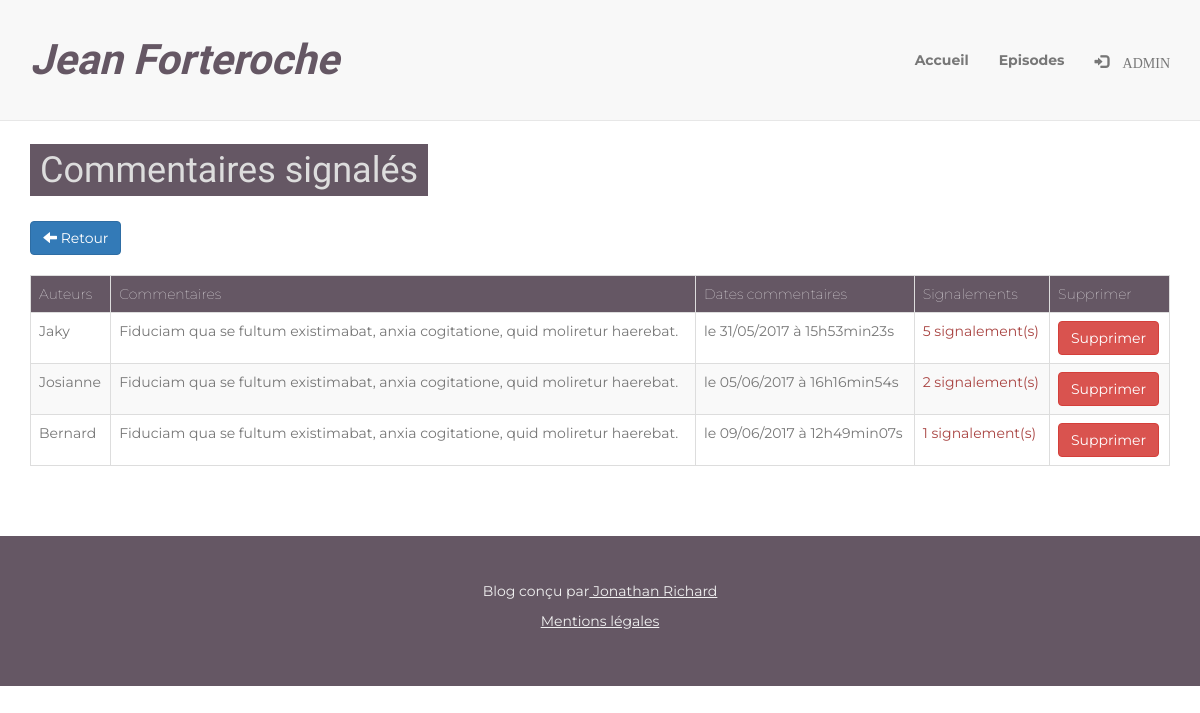
Screenshot of /blog/commentairesSignales (signed in) with the database file from the repository.
### tables this page shows
CREATE TABLE `comments` (
  `id` int(11) NOT NULL,
  `articleId` int(11) NOT NULL,
  `author` varchar(100) NOT NULL,
  `comment` text NOT NULL,
  `alert` int(11) NOT NULL,
  `date` datetime NOT NULL
);

### blog/controllers/controllerCommentairesSignales.php (called while the page is built, shortened)
<?php
$modelComment = new ModelComment($bdd);
$alertComments = $modelComment->getAlertComments();
require_once('views/viewCommentairesSignales.php');

### blog/index.php (called while the page is built, shortened)
<?php
require_once('controllers/router.php');

### blog/models/ModelComment.php (called while the page is built, shortened)
<?php
class ModelComment
{
    private $_bdd;
    public function getAlertComments()
    {
        $alertComments = [];
        $req = $this->_bdd->prepare('SELECT id, author, comment, alert, DATE_FORMAT(date, \'%d/%m/%Y à %Hh%imin%ss\') AS commentDate FROM comments WHERE alert > 0 ORDER BY alert DESC');
        $req->execute();
        while($data = $req->fetch(PDO::FETCH_ASSOC))
        {
            $alertComments[] = new Comment($data);
        }
        return $alertComments;
    }
    public function setBdd(PDO $bdd)
    {
        $this->_bdd = $bdd;
    }
}

### blog/models/Comment.php (called while the page is built, shortened)
<?php
class Comment
{
    private $_author;
    private $_comment;
    private $_alert;
    private $_commentDate;
    public function hydrate(array $data)
    {
        foreach($data as $key => $value)
        {
            $method = 'set'.ucfirst($key);
        }
    }
    public function author()
    {
        return $this->_author;
    }
    public function comment()
    {
        return $this->_comment;
    }
    public function alert()
    {
        return $this->_alert;
    }
    public function commentDate()
    {
        return $this->_commentDate;
    }
    public function setId($id)
    {
        $id = (int) $id;
    }
    public function setAuthor($author)
    {
        if(is_string($author))
            $this->_author = $author;
    }
    public function setComment($comment)
    {
        if(is_string($comment))
            $this->_comment = $comment;
    }
    public function setAlert($alert)
    {
        $alert = (int) $alert;
        if($alert >= 0)
            $this->_alert = $alert;
    }
    public function setCommentDate($commentDate)
    {
        $this->_commentDate = $commentDate;
    }
}

### blog/views/viewCommentairesSignales.php (the view, shortened to what this page needs)
<?php require_once('views/header.php'); ?>
        </header>
        <section id="commentaires-signales" class="container">
            <h1><span>Commentaires signalés</span></h1>
            <br />
            <a href="admin" class="btn btn-primary"><span class="glyphicon glyphicon-arrow-left"></span> Retour</a>
            <br /><br />
            <article>
                <table class="table table-striped table-bordered">
                    <tr>
                        <th>Auteurs</th>
                        <th>Commentaires</th>
                        <th>Dates commentaires</th>
                        <th>Signalements</th>
                        <th>Supprimer</th>
                    </tr>
                    <?php
                    foreach($alertComments as $alertComment): ?>
                        <tr>
                            <td><?= ucfirst($alertComment->author()) ?></td>
                            <td><?= $alertComment->comment() ?></td>
                            <td>le <?= $alertComment->commentDate() ?></td>
                            <td class="text-danger"><?= $alertComment->alert() ?> signalement(s)</td>
                            <form action="commentairesSignales" method="post">
                                <td><input type="submit" name="delete" class="btn btn-danger" value="Supprimer" onclick="return(confirm('Etes-vous sûr de cette action ?'));" /></td>
                            </form>
                        </tr>
                    <?php endforeach; ?>
                </table>
            </article>
        </section>
<?php require_once('views/footer.php'); ?>

### blog/content/style.css (style rules this page uses)
body { font-family: 'Montserrat', sans-serif; color: #777; }
h1, h2 { color: #655764; }
span { font-family: 'Parisienne', cursive; }
a:link, a:hover, a:visited { text-decoration: none; }
section h1 span, article h1 span { background-color: #655764; color: #ddd; padding: 5px 10px; }
#mentions, #admin, #ajouter, #modifier, #lire-article, #commentaires-signales, #password { margin-top: 130px; }
table th { background-color: #655764; color: #fff; font-weight: 100; }

### rows the page displays
comments: author "Jaky", comment "Fiduciam qua se fultum existimabat, anxia cogitatione, quid moliretur haerebat.", commentDate "31/05/2017 à 15h53min23s", alert "5"
comments: author "Josianne", comment "Fiduciam qua se fultum existimabat, anxia cogitatione, quid moliretur haerebat.", commentDate "05/06/2017 à 16h16min54s", alert "2"
comments: author "Bernard", comment "Fiduciam qua se fultum existimabat, anxia cogitatione, quid moliretur haerebat.", commentDate "09/06/2017 à 12h49min07s", alert "1"
